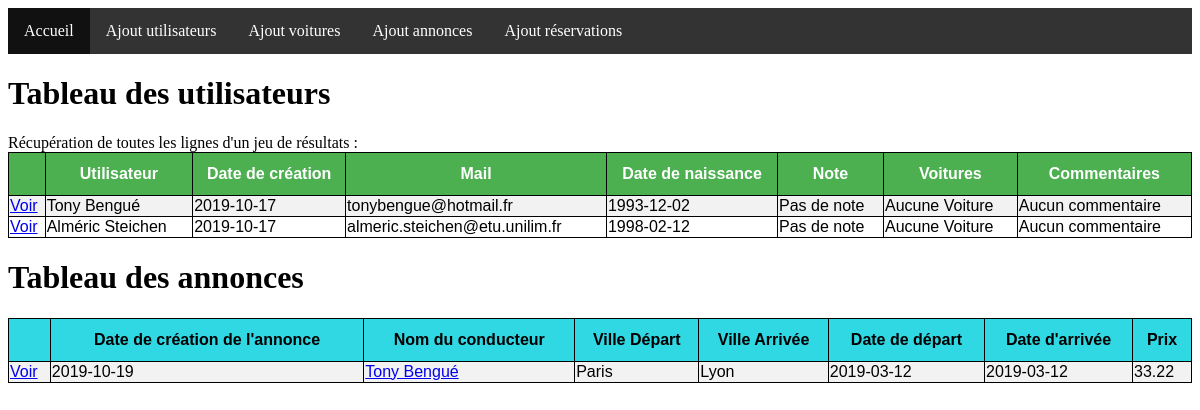
The page / on the database its author committed.
### tables this page shows
CREATE TABLE users (
    id INT(11) UNSIGNED AUTO_INCREMENT PRIMARY KEY,
    firstName VARCHAR(30) NOT NULL,
    lastName VARCHAR(30) NOT NULL,
    email VARCHAR(30) NOT NULL,
    birthDate DATE NOT NULL,
    rate TINYINT NOT NULL,
    listOfCars TEXT NOT NULL,
    listOfComments TEXT NOT NULL,
    date DATE NOT NULL
);

CREATE TABLE announcements (
    id INT(11) UNSIGNED AUTO_INCREMENT PRIMARY KEY, 
    userDriver VARCHAR(30) NOT NULL,
    cityStart VARCHAR(30) NOT NULL,
    cityEnd VARCHAR(30) NOT NULL,
    dateStart DATE NOT NULL,
    dateEnd DATE NOT NULL,
    car VARCHAR(30) NOT NULL,
    seatNumber INT(1) NOT NULL,
    price FLOAT(10) NOT NULL,
    date DATE NOT NULL
);

### class/AnnouncementModel.php (called while the page is built, shortened)
<?php
class AnnouncementModel {
    public function getAnnouncements() {
        $pdo = new Database();
        $pdo = $pdo->getPdo();
        $sql = "SELECT * FROM announcements";
        $request = $pdo->prepare($sql);
        $request->execute();
        $results = $request->fetchAll();
        return $results;
    }
}

### class/UserController.php (the view, shortened to what this page needs)
<?php
class UserController
{
    public static function showUserTableFromDb() {
        $model = new UserModel();
        $users = $model->getUsers();
        echo "<table id='users'>
        <tr>
          <th></th>
          <th>Utilisateur</th>
          <th>Date de création</th>
          <th>Mail</th>
          <th>Date de naissance</th>
          <th>Note</th>
          <th>Voitures</th>
          <th>Commentaires</th>
        </tr>";
        for ($i = 0; $i < count($users); $i++ ) {
            $user = $users[$i];
            array_push(User::$listOfUsers, $user);
            echo "<tr>";
                echo "<td>";
                    $iLink = $i + 1;
                    echo "<a href='users.php?user=$iLink'>Voir</a>";
                echo "</td>";
                echo "<td>";
                    echo $user['firstName'] . " " . $user['lastName'];
                echo "</td>";
                echo "<td>";
                    echo $user['date'];
                echo "</td>";
                echo "<td>";
                    echo $user['email'];
                echo "</td>";
                echo "<td>";
                    echo $user['birthDate'];
                echo "</td>";
                echo "<td>";
                    if($user['rate'] === '0') { echo "Pas de note"; }
                echo "</td>";
                echo "<td>";
                    echo $user['listOfCars'];
                echo "</td>";
                echo "<td>";
                    echo $user['listOfComments'];
                echo "</td>";
            echo "</tr>";
        }
        echo "</table>";
    }
}

### class/AnnouncementController.php (shortened to what this page needs)
<?php
class AnnouncementController
{
    public static function showAnnouncementTableFromDb() {
        $model = new AnnouncementModel();
        $announces = $model->getAnnouncements();
        $listOfAnnouncements = Announcement::$listOfAnnouncements;
        $listOfUsers = User::$listOfUsers;
        echo "<table id='announcement'>
        <tr>
            <th></th>
            <th>Date de création de l'annonce</th>
            <th>Nom du conducteur</th>
            <th>Ville Départ</th>
            <th>Ville Arrivée</th>
            <th>Date de départ</th>
            <th>Date d'arrivée</th>
            <th>Prix</th>
        </tr>";
        for ($i = 0; $i < count($announces); $i++ ) {
            $announce = $announces[$i];
            array_push($listOfAnnouncements, $announce);
            echo "<tr>";
                echo "<td>";
                    $linkAnnounce = $i + 1;
                    echo "<a href='announce.php?announce=$linkAnnounce'>Voir</a>";
                echo "</td>";
                echo "<td>";
                    echo $announce['date'];
                echo "</td>";
                echo "<td>";
                    for ($j = 0; $j < count($listOfUsers); $j++ ) {
                        $strUsers = $listOfUsers[$j]['firstName'] ." " . $listOfUsers[$j]['lastName'];
                        if($strUsers === $announce['userDriver']) {
                            $linkUser = $listOfUsers[$j]['id'] ;
                            echo "<a href='users.php?user=$linkUser'>".$announce['userDriver']."</a>";
                        }
                    }
                echo "</td>";
                echo "<td>";
                    echo $announce['cityStart'];
                echo "</td>";
                echo "<td>";
                    echo $announce['cityEnd'];
                echo "</td>";
                echo "<td>";
                    echo $announce['dateStart'];
                echo "</td>";
                echo "<td>";
                    echo $announce['dateEnd'];
                echo "</td>";
                echo "<td>";
                    echo $announce['price'];
                echo "</td>";
            echo "</tr>";
        }
        echo "</table>";
    }
}

### assets/css/main.css (style rules this page uses)
:root { --listOfUsers-head-table: #4CAF50; --listOfAnnouncements-head-table: rgb(48, 216, 228); }
table, td, th { border: 1px solid black; margin: 0 auto; }
#users, #announcement { font-family: "Trebuchet MS", Arial, Helvetica, sans-serif; border-collapse: collapse; width: 100%; }
#users tr:nth-child(even) { background-color: #f2f2f2; }
#users th { padding-top: 12px; padding-bottom: 12px; text-align: center; background-color: var(--listOfUsers-head-table); color: white; }
#announcement tr:nth-child(even) { background-color: #f2f2f2; }
#announcement th { padding-top: 12px; padding-bottom: 12px; text-align: center; background-color: var(--listOfAnnouncements-head-table); color: black; }

### rows shown on the page
users: firstName "Tony", lastName "Bengué", date "2019-10-17", email "tonybengue@hotmail.fr", birthDate "1993-12-02", rate "Pas de note", listOfCars "Aucune Voiture", listOfComments "Aucun commentaire"
users: firstName "Alméric", lastName "Steichen", date "2019-10-17", email "almeric.steichen@etu.unilim.fr", birthDate "1998-02-12", rate "Pas de note", listOfCars "Aucune Voiture", listOfComments "Aucun commentaire"
announcements: date "2019-10-19", userDriver "Tony Bengué", cityStart "Paris", cityEnd "Lyon", dateStart "2019-03-12", dateEnd "2019-03-12", price "33.22"
